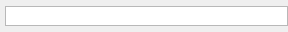
<?xml version="1.0" encoding="UTF-8"?>
<ui version="4.0">
 <class>AssetEditorStatusBar</class>
 <widget class="QWidget" name="AssetEditorStatusBar">
  <property name="geometry">
   <rect>
    <x>0</x>
    <y>0</y>
    <width>288</width>
    <height>32</height>
   </rect>
  </property>
  <property name="windowTitle">
   <string>Form</string>
  </property>
  <layout class="QHBoxLayout" name="horizontalLayout">
   <property name="leftMargin">
    <number>5</number>
   </property>
   <property name="topMargin">
    <number>5</number>
   </property>
   <property name="rightMargin">
    <number>0</number>
   </property>
   <property name="bottomMargin">
    <number>5</number>
   </property>
   <item>
    <widget class="QTextEdit" name="textEdit">
     <property name="sizePolicy">
      <sizepolicy hsizetype="Expanding" vsizetype="Fixed">
       <horstretch>0</horstretch>
       <verstretch>0</verstretch>
      </sizepolicy>
     </property>
     <property name="maximumSize">
      <size>
       <width>16777215</width>
       <height>20</height>
      </size>
     </property>
     <property name="acceptDrops">
      <bool>false</bool>
     </property>
     <property name="frameShadow">
      <enum>QFrame::Sunken</enum>
     </property>
     <property name="verticalScrollBarPolicy">
      <enum>Qt::ScrollBarAlwaysOff</enum>
     </property>
     <property name="horizontalScrollBarPolicy">
      <enum>Qt::ScrollBarAlwaysOff</enum>
     </property>
     <property name="readOnly">
      <bool>true</bool>
     </property>
     <property name="acceptRichText">
      <bool>false</bool>
     </property>
    </widget>
   </item>
  </layout>
 </widget>
 <resources>
  <include location="Resources/AssetEditorResources.qrc"/>
 </resources>
 <connections/>
</ui>
